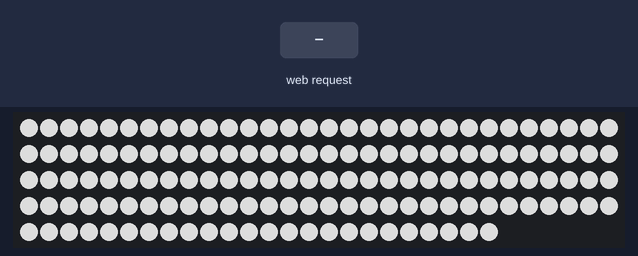
Recording of a sketch running on a simulated ESP32. Parts: 144 RGB LEDs in strip order, left to right, continuing on the next row. Inputs (shaded band) come from the test bench. Dim RGB values are drawn brighter than linear; WiFi joins after 1.5 s; servers stay silent unless stated; what the sketch prints to the serial monitor is not drawn.

Above: at 2.7 s.
2.8 s: HTTP request GET /leds?dim=1 received
4.3 s: HTTP request GET /leds?dim=0 received
Timing chart, 0 to 7.3 s (numbered marks = the images above; inputs shaded):
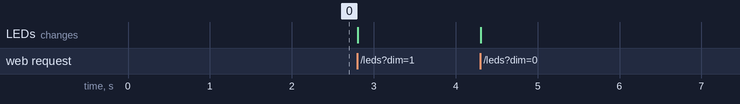

The sketch:

led_code.ino
```cpp
#include <WiFi.h>
#include <WebServer.h>
#include <FastLED.h>

// ===================
// LED STRIP CONFIG
// ===================
#define LED_PIN     13
#define NUM_LEDS    144
#define NUM_SEGMENTS 12
#define LEDS_PER_SEG (NUM_LEDS / NUM_SEGMENTS) // Will be 12

#define BRIGHTNESS  150
#define LED_TYPE    WS2812B
#define COLOR_ORDER GRB
CRGB leds[NUM_LEDS];

// "Very very dim" as requested
CRGB COLOR_BRIGHT = CRGB::White;
CRGB COLOR_DIM    = CRGB(10, 10, 10);

// ===================
// WI-FI CREDENTIALS
// ===================
const char* ssid = "Rahul";
const char* password = "Rahullll";

WebServer server(80);

// Helper function to dim a specific segment
void dimSegment(int segmentId) {
  if (segmentId >= 0 && segmentId < NUM_SEGMENTS) {
    int startLed = segmentId * LEDS_PER_SEG;
    int endLed = startLed + LEDS_PER_SEG;
    // Loop through the 12 LEDs in this segment and dim them all
    for (int i = startLed; i < endLed; i++) {
      if (i < NUM_LEDS) { // Safety check
        leds[i] = COLOR_DIM;
      }
    }
  }
}

void handleLedControl() {
  // 1. Reset ALL LEDs to BRIGHT first
  for (int i = 0; i < NUM_LEDS; i++) {
    leds[i] = COLOR_BRIGHT;
  }

  // 2. Parse received segment list (e.g., "dim=4" or "dim=4,5")
  if (server.hasArg("dim")) {
    String dim_string = server.arg("dim");
    if (dim_string != "-1") {
        int last_comma = -1;
        for (int i = 0; i < dim_string.length(); i++) {
          if (dim_string.charAt(i) == ',') {
            int segment_id = dim_string.substring(last_comma + 1, i).toInt();
            dimSegment(segment_id);
            last_comma = i;
          }
        }
        // Process the last segment number after the final comma
        int segment_id = dim_string.substring(last_comma + 1).toInt();
        dimSegment(segment_id);
    }
  }

  server.send(200, "text/plain", "OK");
  FastLED.show();
}

void setup() {
  Serial.begin(115200);

  FastLED.addLeds<LED_TYPE, LED_PIN, COLOR_ORDER>(leds, NUM_LEDS).setCorrection(TypicalLEDStrip);
  FastLED.setBrightness(BRIGHTNESS);
  fill_solid(leds, NUM_LEDS, COLOR_BRIGHT);
  FastLED.show();

  WiFi.begin(ssid, password);
  while (WiFi.status() != WL_CONNECTED) {
    delay(500);
    Serial.print(".");
  }
  Serial.println("\nLED Controller connected");
  Serial.print("IP Address: ");
  Serial.println(WiFi.localIP());

  server.on("/leds", HTTP_GET, handleLedControl);
  server.begin();
}

void loop() {
  server.handleClient();
}
```
